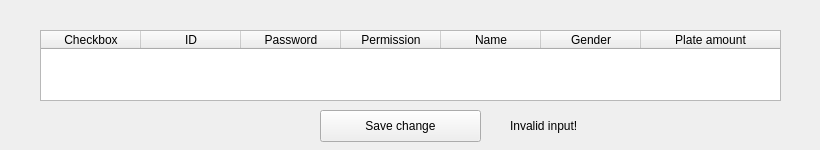
<?xml version="1.0" encoding="UTF-8"?>
<ui version="4.0">
 <class>Info_Editor</class>
 <widget class="QWidget" name="Info_Editor">
  <property name="geometry">
   <rect>
    <x>0</x>
    <y>0</y>
    <width>820</width>
    <height>150</height>
   </rect>
  </property>
  <property name="windowTitle">
   <string>Info_Editor</string>
  </property>
  <widget class="QPushButton" name="Save_change_button">
   <property name="geometry">
    <rect>
     <x>320</x>
     <y>110</y>
     <width>161</width>
     <height>32</height>
    </rect>
   </property>
   <property name="minimumSize">
    <size>
     <width>161</width>
     <height>32</height>
    </size>
   </property>
   <property name="text">
    <string>Save change</string>
   </property>
  </widget>
  <widget class="QTableWidget" name="Display_table">
   <property name="geometry">
    <rect>
     <x>40</x>
     <y>30</y>
     <width>741</width>
     <height>71</height>
    </rect>
   </property>
   <property name="minimumSize">
    <size>
     <width>0</width>
     <height>0</height>
    </size>
   </property>
   <property name="sizeAdjustPolicy">
    <enum>QAbstractScrollArea::AdjustToContents</enum>
   </property>
   <attribute name="horizontalHeaderVisible">
    <bool>true</bool>
   </attribute>
   <attribute name="horizontalHeaderCascadingSectionResizes">
    <bool>false</bool>
   </attribute>
   <attribute name="horizontalHeaderDefaultSectionSize">
    <number>100</number>
   </attribute>
   <attribute name="horizontalHeaderMinimumSectionSize">
    <number>20</number>
   </attribute>
   <attribute name="horizontalHeaderShowSortIndicator" stdset="0">
    <bool>false</bool>
   </attribute>
   <attribute name="horizontalHeaderStretchLastSection">
    <bool>true</bool>
   </attribute>
   <column>
    <property name="text">
     <string>Checkbox</string>
    </property>
   </column>
   <column>
    <property name="text">
     <string>ID</string>
    </property>
   </column>
   <column>
    <property name="text">
     <string>Password</string>
    </property>
   </column>
   <column>
    <property name="text">
     <string>Permission</string>
    </property>
   </column>
   <column>
    <property name="text">
     <string>Name</string>
    </property>
   </column>
   <column>
    <property name="text">
     <string>Gender</string>
    </property>
   </column>
   <column>
    <property name="text">
     <string>Plate amount</string>
    </property>
   </column>
  </widget>
  <widget class="QLabel" name="Input_Invalid">
   <property name="geometry">
    <rect>
     <x>510</x>
     <y>110</y>
     <width>81</width>
     <height>31</height>
    </rect>
   </property>
   <property name="text">
    <string>Invalid input!</string>
   </property>
  </widget>
 </widget>
 <resources/>
 <connections/>
</ui>
